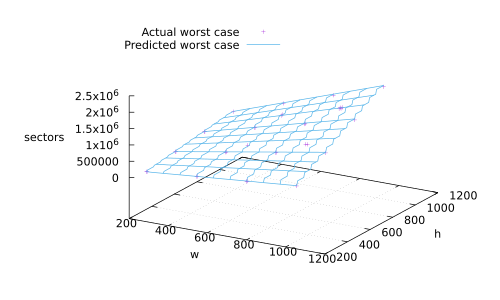

Write gnuplot code to recreate this figure.
set terminal pdfcairo font "14pt"
set key left
set grid
set style line 1 lt 1 lw 0.1 pt 1 ps 0.5
set style line 2 lt 3 lw 1 pt 1 ps 2
set xlabel "w"
set ylabel "h"
set xtics 200
set ytics 200
set zlabel "sectors" offset -5,0,5
set lmargin 12
splot '../results/addSub1-results.tsv' using 1:2:3 title "Actual worst case" ls 1, 132*x*ceil(y/64) ls 2 title "Predicted worst case"
#set xlabel "#X"
#set ylabel "#Z" offset 0,0
#plot "../results/addSub1-results.tsv" skip 1 using 1:3 title "Actual worst case" ls 1, 132*x ls 2 #title "132w"
#set xlabel "#Y"
#set ylabel "#Z" offset 0,0
#plot "#FILE" using 2:3 title "Simulated worst case" ls 1, #MF ls 2 title "#HF"
